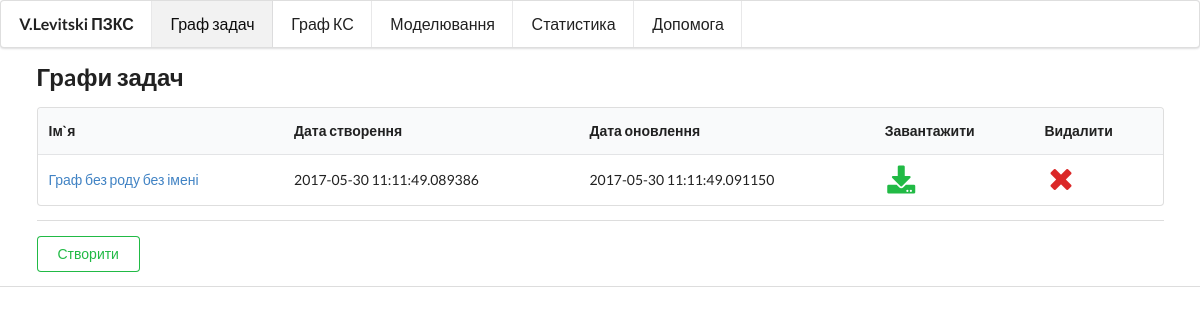
/task-graph/, run on an earlier commit of the app's database.
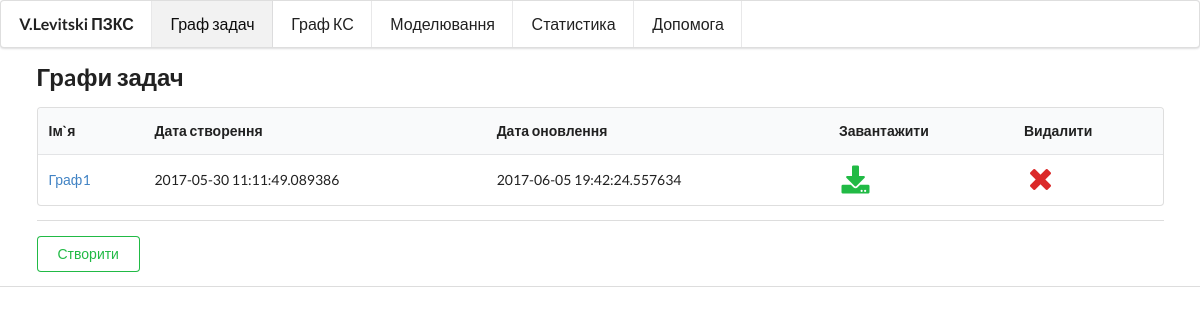
And on a later commit of the database.
### app.py (models this page shows)
class TaskGraph(db.Model):
    id = db.Column(db.Integer, primary_key=True, autoincrement=True)
    name = db.Column(db.String)
    created_at = db.Column(db.DateTime)
    updated_at = db.Column(db.DateTime)
    queue = db.Column(db.String)
    data = db.Column(db.String)

### app.py (the view)
@app.route('/task-graph/')
def task_graph():
    graphs = TaskGraph.query.all()
    return render_template('task_graph.html', graphs=graphs)

### app.py (called while the page is built)
@app.context_processor
def context():
    return dict(render_ganta=render_diagram_ganta)

### templates/task_graph.html (shortened to what this page needs)
{% extends "index.html" %}
{% block head %}
{{ super() }}
{% endblock %}
{% block content %}
{{ super() }}
<div class="ui container">
    {% if graphs %}
    <h2>Грaфи задач</h2>
    <table class="ui table">
        <thead>
        <tr>
            <th>Ім`я</th>
            <th>Дата створення</th>
            <th>Дата оновлення</th>
            <th>Завантажити</th>
            <th>Видалити</th>
        </tr>
        </thead>
        <tbody>
        {% for g in graphs %}
        <tr>
            <td>
                <a href="{{ url_for('save_task_graph',id=g.id) }}">
                    {{ g.name }}
                </a>
            </td>
            <td>{{ g.created_at }}</td>
            <td>{{ g.updated_at }}</td>
            <td>
                <a href="{{ url_for('download_task_graph', id=g.id) }}"><i
                        class="download big green icon"></i></a>
            </td>
            <td>
                <a href="{{ url_for('delete_task_graph', id=g.id) }}"><i
                        class="remove big red icon"></i></a></td>
        </tr>
        {% endfor %}
        </tbody>
    </table>
    {% endif %}
    <div class="ui divider"></div>
    <a class="ui basic positive button"
       href="{{ url_for('save_task_graph') }}">Створити</a></div>
</div>
{% endblock %}

What changed in the data, as far as the page shows it:
changed TaskGraph: name "Граф без роду без імені" → "Граф1"; updated_at "2017-05-30 11:11:49.091150" → "2017-06-05 19:42:24.557634"
